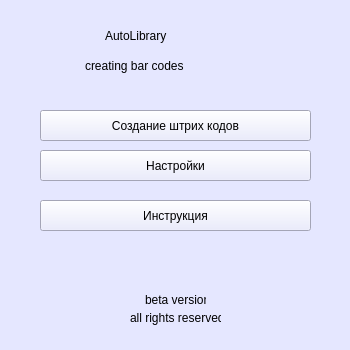
<?xml version="1.0" encoding="UTF-8"?>
<ui version="4.0">
 <class>MainWindow</class>
 <widget class="QMainWindow" name="MainWindow">
  <property name="geometry">
   <rect>
    <x>0</x>
    <y>0</y>
    <width>350</width>
    <height>350</height>
   </rect>
  </property>
  <property name="windowTitle">
   <string>AutoLibrary | creating bar codes</string>
  </property>
  <property name="styleSheet">
   <string notr="true">background-color: rgb(229, 231, 255);
</string>
  </property>
  <widget class="QWidget" name="centralwidget">
   <widget class="QPushButton" name="create_barcodes_menu">
    <property name="geometry">
     <rect>
      <x>40</x>
      <y>110</y>
      <width>271</width>
      <height>31</height>
     </rect>
    </property>
    <property name="styleSheet">
     <string notr="true">color: rgb(38, 0, 61);
font: 75 11pt &quot;Levenim MT&quot;;
background-color: rgb(234, 245, 237);
border-radius: 2px;
border: 2px solid #26003d;
box-shadow: 4px 4px 4px rgba(8, 8, 8, 0.5)}
QPushButton:hover {background-color: rgba(200, 229, 225, 0.7); 
border: 2px solid #26003d;
</string>
    </property>
    <property name="text">
     <string>Создание штрих кодов</string>
    </property>
   </widget>
   <widget class="QLabel" name="label">
    <property name="geometry">
     <rect>
      <x>105</x>
      <y>20</y>
      <width>150</width>
      <height>31</height>
     </rect>
    </property>
    <property name="whatsThis">
     <string>&lt;html&gt;&lt;head/&gt;&lt;body&gt;&lt;p align=&quot;center&quot;&gt;&lt;br/&gt;&lt;/p&gt;&lt;/body&gt;&lt;/html&gt;</string>
    </property>
    <property name="styleSheet">
     <string notr="true">font: 75 20pt &quot;Levenim MT&quot;;</string>
    </property>
    <property name="text">
     <string>AutoLibrary</string>
    </property>
   </widget>
   <widget class="QPushButton" name="settings">
    <property name="geometry">
     <rect>
      <x>40</x>
      <y>150</y>
      <width>271</width>
      <height>31</height>
     </rect>
    </property>
    <property name="styleSheet">
     <string notr="true">color: rgb(38, 0, 61);
font: 75 11pt &quot;Levenim MT&quot;;
background-color: rgb(234, 245, 237);
border-radius: 2px;
border: 2px solid #26003d;
box-shadow: 4px 4px 4px rgba(8, 8, 8, 0.5)}
QPushButton:hover {background-color: rgba(200, 229, 225, 0.7); 
border: 2px solid #26003d;
</string>
    </property>
    <property name="text">
     <string>Настройки</string>
    </property>
   </widget>
   <widget class="QLabel" name="label_2">
    <property name="geometry">
     <rect>
      <x>145</x>
      <y>290</y>
      <width>61</width>
      <height>20</height>
     </rect>
    </property>
    <property name="text">
     <string>beta version</string>
    </property>
   </widget>
   <widget class="QLabel" name="label_3">
    <property name="geometry">
     <rect>
      <x>130</x>
      <y>310</y>
      <width>91</width>
      <height>16</height>
     </rect>
    </property>
    <property name="text">
     <string>all rights reserved</string>
    </property>
   </widget>
   <widget class="QLabel" name="label_4">
    <property name="geometry">
     <rect>
      <x>85</x>
      <y>50</y>
      <width>182</width>
      <height>31</height>
     </rect>
    </property>
    <property name="whatsThis">
     <string>&lt;html&gt;&lt;head/&gt;&lt;body&gt;&lt;p align=&quot;center&quot;&gt;&lt;br/&gt;&lt;/p&gt;&lt;/body&gt;&lt;/html&gt;</string>
    </property>
    <property name="styleSheet">
     <string notr="true">font: 75 14pt &quot;Levenim MT&quot;;</string>
    </property>
    <property name="text">
     <string>creating bar codes</string>
    </property>
   </widget>
   <widget class="QPushButton" name="documentation">
    <property name="geometry">
     <rect>
      <x>40</x>
      <y>200</y>
      <width>271</width>
      <height>31</height>
     </rect>
    </property>
    <property name="styleSheet">
     <string notr="true">color: rgb(38, 0, 61);
font: 75 11pt &quot;Levenim MT&quot;;
background-color: rgb(234, 245, 237);
border-radius: 2px;
border: 2px solid #26003d;
box-shadow: 4px 4px 4px rgba(8, 8, 8, 0.5)}
QPushButton:hover {background-color: rgba(200, 229, 225, 0.7); 
border: 2px solid #26003d;
</string>
    </property>
    <property name="text">
     <string>Инструкция</string>
    </property>
   </widget>
  </widget>
  <widget class="QMenuBar" name="menubar">
   <property name="geometry">
    <rect>
     <x>0</x>
     <y>0</y>
     <width>350</width>
     <height>21</height>
    </rect>
   </property>
  </widget>
  <widget class="QStatusBar" name="statusbar"/>
 </widget>
 <resources/>
 <connections/>
</ui>
